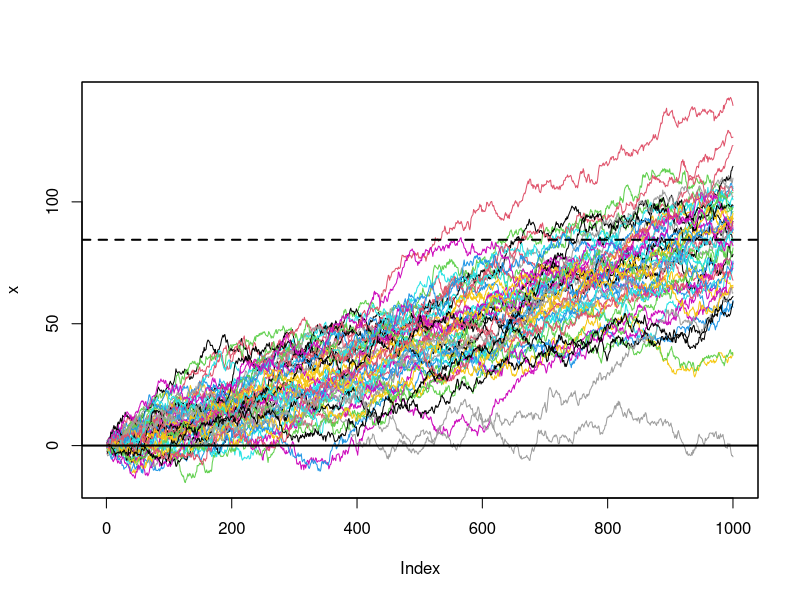
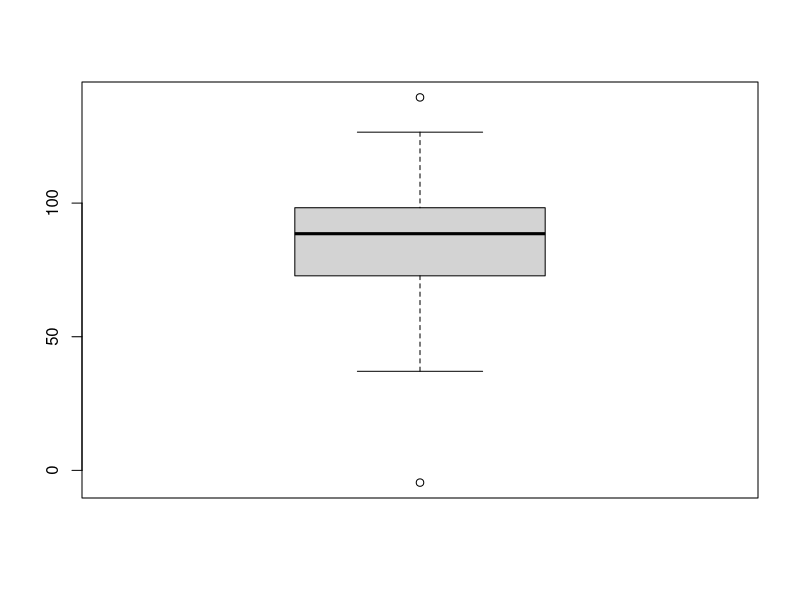
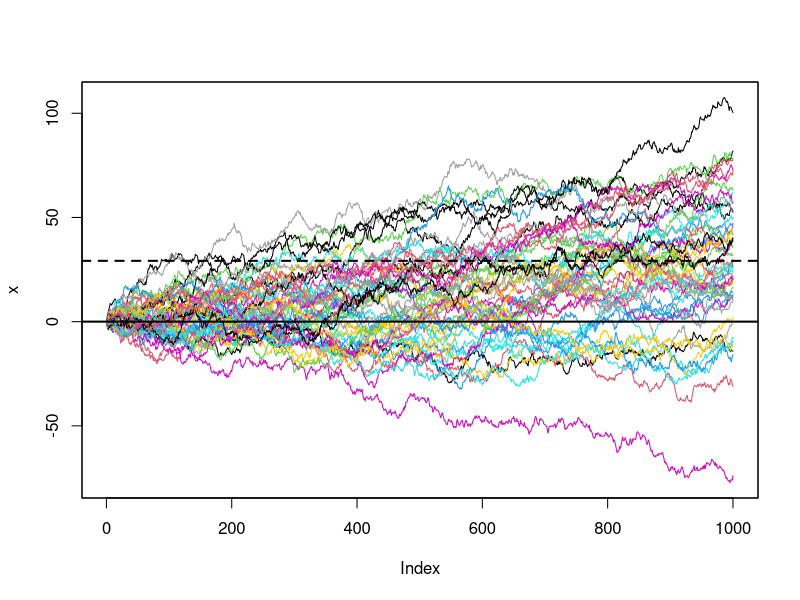
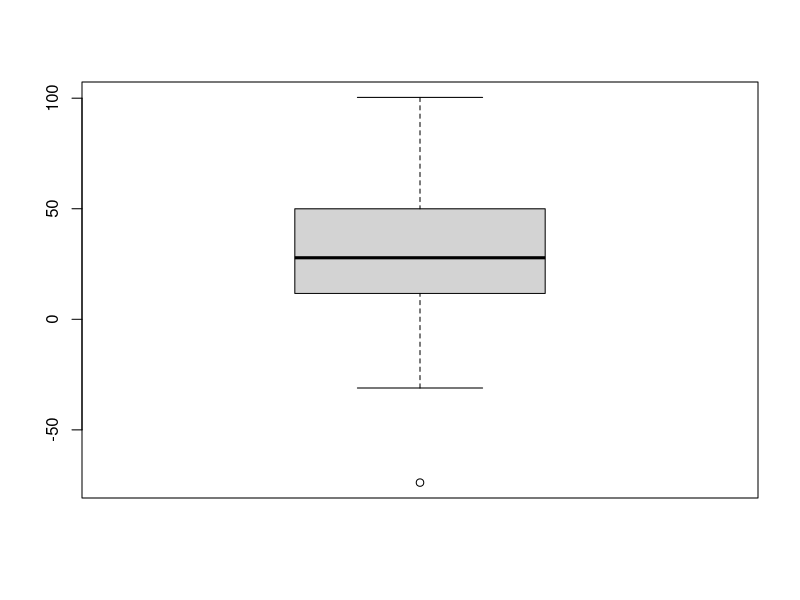

The R source for these figures, in order:

# browseURL("http://www.blackrain79.com/2014/06/good-win-rates-for-micro-and-small_6.html")
# browseURL("http://www.blackrain79.com/2014/10/how-much-do-poker-players-make.html")
#
# Alguns fatos:
#
# 70 hands per table x 12 tables = 840 hands per hour.
# 
# And this would be 4200 hands per day.
# 
# 840 hands per hour x 5 hours = 4200 hands per day.
# 
# If you play 24 days in a month (so that you have a day or two off every week) then you will still hit your 100k hands a month just fine.
# 
# 4200 hands x 24 days = 100800 hands per month.

########
install.packages("zoo")
require(zoo)
simularVariancia <- function(winrate, sd){
    all <- data.frame()
    allz <- zoo(all)
    for(i in 1:50){
        #Gerar 1000 variaveis randomicas baseado na winrate e standard deviation
        #plot(rnorm(1000, 0.08, 0.957))
        #plot(cumsum(rnorm(1000, 0.08, 0.957)))
        n <- data.frame(X = cumsum(rnorm(1000, winrate, sd)))
        nz <- zoo(n)        
        allz <- cbind(allz, nz)
    }
    allz
}
gerarGraficoVariancia <- function(x){
    plot(x, type = "l", plot.type = "single", col = 1:ncol(x))
    abline(h = 0, lwd = 2)
    abline(h = rowMeans(x[nrow(x),]), lty = 2, lwd = 2)    
}

gerarTotais <- function(x){
    totals = t(x[nrow(x),])
    print(summary(totals))
    totals
}

#TOP NL25 (9-17 tables): 8bb/100
data <- simularVariancia(0.08, 0.957)
gerarGraficoVariancia(data)
totais <- gerarTotais(data)
#Lucro esperado = Media de buy-ins ~80: 80 * 25 = $2000
boxplot(totais)
#Change de terminar um mês negativo
mean(totais < 0)


#Media NL25 (9-17 tables): 2bb/100
data <- simularVariancia(0.02, 0.957)
gerarGraficoVariancia(data)
totais <- gerarTotais(data)
#Lucro esperado = Media de buy-ins ~17: 17 * 25 = $425
boxplot(totais)
#Change de terminar um mês negativo
mean(totais < 0)

